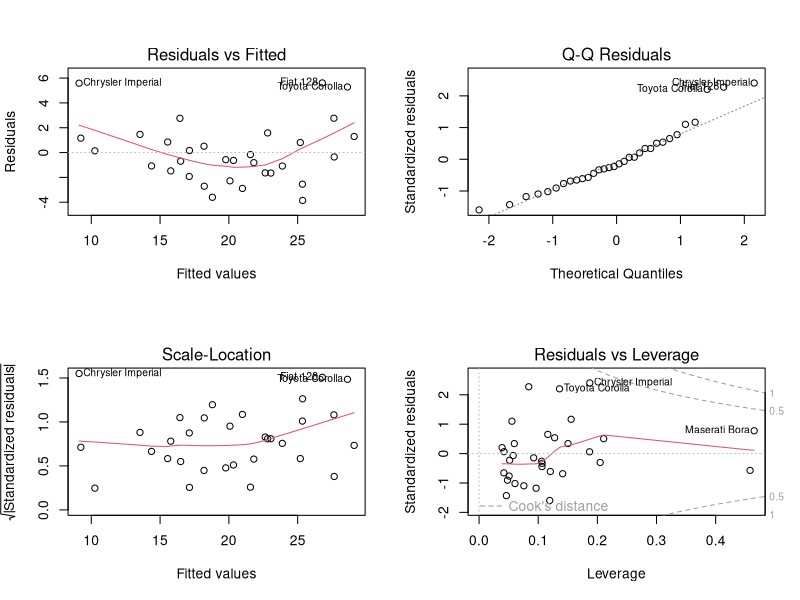

Here is the R script that generated this plot:
# STT-2100 - Chapitre 8 - Choix et validation de modèle avec R
# Exemples de la fiche R, automne 2026.

# Comparer des modèles candidats
donnees <- na.omit(mtcars[c("mpg", "wt", "hp", "qsec")])
m1 <- lm(mpg ~ wt, data = donnees)
m2 <- lm(mpg ~ wt + hp, data = donnees)
m3 <- lm(mpg ~ wt + hp + qsec, data = donnees)
AIC(m1, m2, m3)
BIC(m1, m2, m3)
sapply(list(m1, m2, m3), function(m) summary(m)$adj.r.squared)

# Vérifier les postulats
par(mfrow = c(2, 2))
plot(m3)
par(mfrow = c(1, 1))
# PRESS : validation leave-one-out d'un modele fixe
press <- function(m) {
  h <- hatvalues(m)
  if (any(h >= 1 - 1e-10)) stop("Levier trop proche de 1")
  sum((residuals(m) / (1 - h))^2)
}
sapply(list(m1 = m1, m2 = m2, m3 = m3), press)

# Validation croisée de modèles fixés à l’avance
set.seed(2100)
K <- 5
pli <- sample(rep(seq_len(K), length.out = nrow(donnees)))
formules <- list(mpg ~ wt, mpg ~ wt + hp,
                 mpg ~ wt + hp + qsec)
eqm_cv <- function(formule) {
  erreurs <- numeric(nrow(donnees))
  for (k in seq_len(K)) {
    test <- pli == k
    ajuste <- lm(formule, data = donnees[!test, ])
    pred <- predict(ajuste, newdata = donnees[test, ])
    erreurs[test] <- (donnees$mpg[test] - pred)^2
  }
  mean(erreurs)
}
sapply(formules, eqm_cv)

# Sélection algorithmique
selection_aic <- step(m3, direction = "both", trace = 0)
selection_bic <- step(m3, direction = "both", trace = 0,
                      k = log(nrow(donnees)))
formula(selection_aic)
formula(selection_bic)
